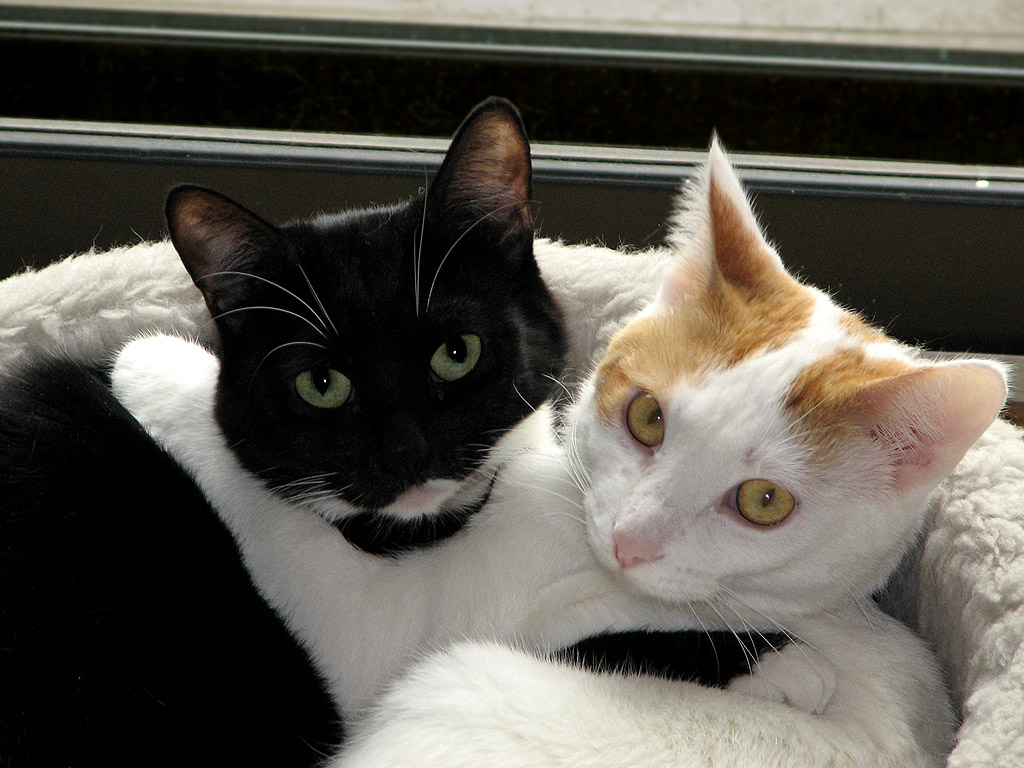
#> input picture data/cats.jpg, 1024 x 768 px
$ jupyter execute --allow-errors python_image_processing.ipynb
#> lines starting #> are read from the running program, lines starting #| are printed output that depends on the picture
# Python and image processing guidelines

The main purpose of this Jupyter notebook is to help you understand the Python basics and enable you to Google whatever you need about Python and the necessary packages to finish this project. The first part of the notebook goes through a part of the Python syntax that I think you should know to successfully finish the project. The second part is about Numpy, Pillow and Matplotlib, which are Python libraries (installed in your virtual environment if you followed the steps in the `README.md` file) crucial for working with matrices, images and plotting.

## Python basics

The first part of this jupyter notebook goes through some of the basic of Python. Always keep in mind that you can find much better structured and much more elaborate learning materials online.

### Variables

[cell 1]
# Integer and Float variables
a = 6
b = 3.5
print(a + b)
# String variables
a = "P"
b = "O3"
print(a+b)
# Special type of strings are f-strings. To create an f-string, add f before the quotes
a = 5
b = f"{a}_4"
print(b)

### Lists
The basic operations on lists are as follows:

[cell 2]
# Defining lists
list_a = [1,2,3,4]
print(list_a)
list_b = [5,6]
print(list_b)
# Concatenating lists
list_ab = list_a + list_b
print(list_ab)
# Appending elements to lists
list_ab.append(7)
print(list_ab)
# Finding index of an element in a Python list
print(list_ab.index(3))

Also, we can create 2 dimensional lists and we can index them as we want

[cell 3]
list_a = [[1,2],[3,4]]
print(list_a)
# We can get the first element as
print(list_a[0])
# We can get the first element, of the first element as
print(list_a[0][0])
# We can get the last element, of the first element as
print(list_a[-1][0])
# If we have a list with bigger length
list_b = [1,2,3,4,5,6,7]
# We can get the first 3 elements as
print(list_b[:3])
# We can get the last 3 elements as
print(list_b[-3:])
# We can get all elements starting from the third element until the second to last element as
print(list_b[2:-1])

### Dictionaries

Similar to HashMap in Java

[cell 4]
dict_a = {"a": 5, "b": 3}
# We can obtain the value of the key "a" as
print(dict_a["a"])
# We can also create dictionaries that store lists as keys (or any object)
dict_a = {"a": [1,2,3,4], "b": [3,4,5,6,7]}
# We can obtain the value of the key "b" and all elements between the first and the last element as
print(dict_a["b"][1:-1])

### If statements

The most basic form of an if-else statement is

[cell 5]
m = 5
n = 3
if m > n:
    print("m is bigger than n")
else:
    print("m is not bigger than n")

You can stack these if-else statements as follows

[cell 6]
m = 5
n = 5
if m > n:
    print("m is bigger than n")
elif m < n:
    print("m is smaller than n")
elif m == n:
    print("m is equal to n")
else:
    print("None of the above :(")

You can also have a fancy way of using if-else statements

[cell 7]
m = 5
n = 5
A = 3 if m == n else 5
print(A)
m = 5
n = 3
A = 3 if m == n else 5
print(A)

### For loops

For loops in Python are done in the following way

[cell 8]
A = [1, 2, 3, 4, 5]
for a in A:
    print(a)

If you also want to get the index of the element

[cell 9]
for index, a in enumerate(A):
    print(f"At index {index} is {a}")

We can also iterate over the elements of a dictionary

[cell 10]
A = {"a": 1, "b":2, "c": 3}
# Iterating over both the keys and values
for key, val in A.items():
    print(key, val)
# Iterating over the keys
for key in A.keys():
    print(key, A[key])
# Iterating over the values (You should not need this as you can obtain the values by indexing the keys)
for val in A.values():
    print(val)

Finnaly, there are cases where a substitute for a for-loop is a list-comprehension

[cell 11]
A = [1, 2, 3, 4, 5]
B = []
for a in A:
    c = a * 3
    B.append(c)
print(B)

# The upper code can be changed as
B = [a * 3 for a in A]
print(B)

Also, using the fancy if-else statements you can do something like: Create a list `B` from list `A` where if the `a` element is bigger than `2` multiply it with `3` otherwise multiply it with `5`.

[cell 12]
B = [a * 3 if a > 2 else a * 5 for a in A]
print(B)

### While statements

The simplest form of a while loop is

[cell 13]
a = 5
while a < 10:
    a += 1
    print(a)

An interesting use-case of while-loops

[cell 14]
A = [1, 2, 3, 4, 5]
while A:
    print(A.pop())

A fancy while loop

[cell 15]
A = [1, 2, 3, 4, 5]
while A:
    print(A.pop())
else:
    print("No more elements in A :(")

### Terminating loops in Python

All Python loops can be easily terminated by including a `break` statement

[cell 16]
for i in range(10):
    if i > 5:
        break
    print(i)

i = 0
while i < 10:
    i += 1
    if i > 5:
        break
    print(i)

### Functions in Python

Functions in Python can be defined by using the special Python keyword `def`

[cell 17]
from typing import List

def num_in_list(A: List[int], num: int):
#> called with num = 5
    for a in A:
        if num in A:
            print("It is in the list")
            break
A = [1, 5, 7, 9]
num = 5
num_in_list(A, num)

## Object oriented programming in Python

Python is an object oriented language meaning that everything is an object. You can create classes, instanciate objects from them, create methods, do composition, inheritance, polymorphism etc.

[cell 18]
# We can create a class that defined a person
class Person:

    # This is the object constructor - it will be called then the object is instantiated
    def __init__(self, first_name: str, last_name: str, age: int):
        self.first_name = first_name
        self.last_name = last_name
        self.age = age

    # We can have a method so that we can increase the years
    def increase_age(self):
        self.age += 1

    # We can have a method to rename the person
    def rename(self, new_fn: str, new_ln: str):
        self.first_name = new_fn
        self.last_name = new_ln

    # We can overload the special method __repr__ so that when we print the person, Python will now what to do
    # This method should return a string
    def __repr__(self):
        return f"{self.first_name} {self.last_name} of age {self.age}"

# We can create the person
person = Person("Gorjan", "Radevski", 26)
# We can print the person
print(person)
# We can increase his age
person.increase_age()
print(person)
# We can rename the person
person.rename("Dusan", "Grujicic")
print(person)

## Linear algebra in Python

In Python, the most convinient way to work with multi dimensional arrays is with Numpy. Therefore the first step would be to import the `numpy` module into the local scope.

[cell 19]
import numpy as np

Then, let us assume that we want to create a 2D array (a matrix). We can do that in the following way:

[cell 20]
A = np.array([[1, 2, 3],[4, 5, 6], [7, 8, 9]])
print(A)
# We can also print its shape
print(A.shape)

Some usefull Numpy commands that you should know of the top of your head are:

- `numpy.zeros(shape=())` creates an array of zeros with the specified shape.
- `numpy.ones(shape=())` creates an array of ones with the specified shape.
- `numpy.eye(shape=())` creates an identity matrix with the specified shape.
- `numpy.random.rand(shape=())` creates an array of random numbers sampled from a uniform distribution.
- `numpy.ndarray.astype(dtype)` converts the data type of the numpy array to the specified data type.

[cell 21]
A = np.zeros((3, 3))
print("A is an array of zeros")
print(A)
A = np.ones((3, 3))
print("A is an array of ones")
print(A)
A = np.eye(3, 3)
print("A is an identity matrix with shape 3x3")
print(A)
A = np.random.rand(3, 3)
print("A is a random matrix")
print(A)
A_int = np.array([1, 2, 3], dtype=np.int32)
A_float = A.astype(np.float32)
print(f"A_int has data type {A_int.dtype} while A_float has {A_float.dtype}")

### Python lists vs numpy ndarrays

Also, `numpy` supports creating `numpy.ndarrays` from a Python `list`. Therefore, there is a huge difference between a Python `list` and a Numpy `ndarray`. A tip would be to always stick to having your data as `numpy.ndarrays`. Check out the example below.

[cell 22]
a = [[1, 2, 3], [4, 5, 6], [7, 8, 9]]
print(f"a has is of type {type(a)}")
print(a)
A = np.array(a)
print(f"While A is of type {type(A)}")
print(A)

### Operation on multidimensional arrays in Numpy

You can perform all possible operations with Numpy arrays:

- `+`, `-`, elementwise multiplication `*`, `/`, `numpy.sqrt()`, `numpy.sin()`, `numpy.cos()`.
- To get the transpose of a numpy ndarray `a` use `a.T`.
- To get the dot-product between two numpy arrays use `numpy.dot(a, b)`.
- For multipling two multidimensional arrays use `numpy.matmul(a, b)`.
- To get the shape of a multidimensional array use `numpy.ndarray.shape`.
- To sum over the rows/columns of a multidimensional array use `numpy.sum(a, dim)`.

[cell 23]
a = np.array([[1, 2, 3], [4, 5, 6], [7, 8, 9]])
b = np.array([[10, 11, 12], [13, 14, 15], [16, 17, 18]])
print("The + between a and b is")
c = a + b
print(c)

print("You can figure out the elementwise multiplication and division on your own :)")

print("The tranpose of a is")
print(a.T)

print("The square root of a is")
c = np.sqrt(a)
print(c)

print("The elementwise sine function on a is")
c = np.sin(a)
print(c)
print("You can figure out the cosine on your own :)")

print("The matrix multiplication of a and b is")
c = np.matmul(a, b)
print(c)

print(f"The shape of a is {a.shape}")
print("If we sum each column in a we get")
c = np.sum(a, axis=1)
print(c)

print("If we sum over each row in a we get")
c = np.sum(a, axis=0)
print(c)

print("If we sum over both the columns and rows")
c = np.sum(np.sum(a, axis=1), axis=0)
print(c)

print("The dot-product of a and b is")
c = np.dot(a, b)
print(c)

### Indexing in multidimensional arrays

Indexing in Numpy's multidimensional starts from 0, which is different from Matlab where it starts from 1. Other useful insights about Numpy's indexing:

- Negative indexing can be done to take the elements from the end of the array.
- By providing `numpy.ndarray[:n]` we can index all elements up until the n-th element in the array.
- By providing `numpy.ndarray[-n:]` we can index the last n elements in the array.

[cell 24]
c = a.copy() # Taking the deep copy of the a numpy.ndarray
print("The element with index 0,2 will take the value of 99.")
c[0, 2] = 99
print(c)
print("The last row and column wise element will take the value of 77.")
c[-1, -1] = 77
print(c)
print("The first 2 elements of the first row will be 0.")
c[0, :2] = 0
print(c)
print("The last two elements of the last row will be 44.")
c[-1, -2:] = 44
print(c)

## Advanced operations on Numpy arrays

You can also perform a lot of advanced operations on numpy arrays, for example:

- To obtain the inverse of array `a` use: `numpy.linalg.inv(a)`.
- To obtain the determinant of array `a` use: `numpy.linalg.det(a)`.
- To obtain the eigenvectors and eigenvalues of `a` use: `numpy.linalg.eig`.

[cell 25]
a = np.array([[1, 2, 3], [4, 5, 6], [7, 8, 9]])

print("The inverse of a is:")
#> (the rest of this cell did not finish here and is left out)

I would suggest you play a bit more with these things to fully understand them. Also, the [Numpy documentation](https://docs.scipy.org/doc/numpy/reference/arrays.indexing.html) is an awesome source so check it out.

### Logical operations on Numpy arrays

All logical operations are also applicable on Numpy arrays:

- equality `==`
- indequality `!=`
- bigger `>`
- smaller `<`
- bigger and equal `>=`
- smaller and equal `<=`

[cell 26]
c = (a == b)
print("c contains True and False depending on the elementwise equality of the elements of a and b")
print(c)
aa = a.copy()
aa[0,2] = 77
c = (aa >= b)
print("c contains True and False depending on the elementwise >= of the elements of aa and b")
print(c)
print("Play around with the other operators on your own :)")

### Working with images in Python

- A lightweight, convinent library for basic image manipulation is [Pillow](https://pillow.readthedocs.io/en/stable/). Pillow provides easy to use methods for image loading, conversion, and image transformation. Therefore, the first step is to load `Pillow` and the `Pillow.Image` module.

- When it comes to displaying images and all kinds of figures in Python, the go-to library is `matplotlib`.

[cell 27]
import PIL
from PIL import Image
import matplotlib.pyplot as plt

To load a PIL image and then display it:

[cell 28]
image_pil = Image.open("../data/cats.jpg")
#> image_pil is the input picture: PIL image 1024x768 RGB; mean R, G, B 92.2, 88.3, 80.3
image_pil.show()

However, I would recommend using `matplotlib` to display images. To use `matplotlib`, you should first transform the image to a `numpy.ndarray` and then display it with `matplotlib`. The conversion between `PIL` and `matplotlib` is seamless.

[cell 29]
image_np = np.asarray(image_pil)
plt.imshow(image_np)

Using `numpy`, `PIL` and `matplotlib` we can create, edit and display all kinds of images we want

[cell 30]
# Create a random image
random_image = np.random.randint(low=0, high=255, size=(224, 224))
# Display the image
plt.imshow(random_image, cmap="gray")
# Load the image again
cats_image = Image.open("../data/cats.jpg")
# Resize the image
cats_image = cats_image.resize(size=(112, 112))
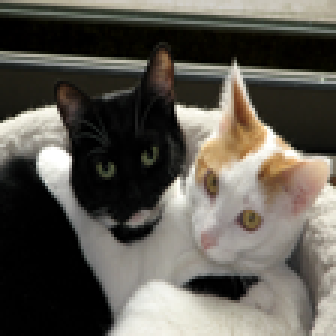
#> cats_image: PIL image 112x112 RGB (shown 3 times larger); mean R, G, B 92.2, 88.3, 80.4
# Convert it to a grayscale image
cats_image = cats_image.convert(mode="L")
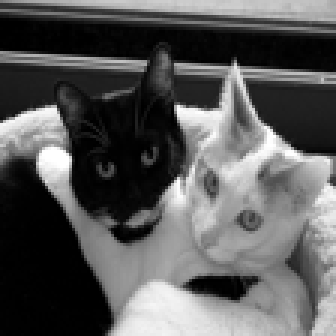
#> cats_image: PIL image 112x112 L (shown 3 times larger); min 0, max 255, mean 88.6
# Convert it to a numpy array
cats_image = np.asarray(cats_image)
# Add the image to to the upper left corner of the random image
random_image[:112, :112] = cats_image
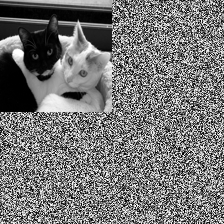
#> random_image: shape (224, 224) int64; min 0, max 255, mean 117.7
# Display the new image
plt.imshow(random_image, cmap='gray')
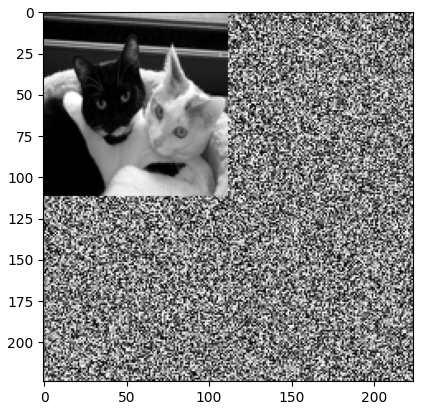
#> figure drawn by matplotlib, 1 panel

One thing to rememeber, once the image is converted to a `numpy.ndarray` all `numpy.ndarray` transformations are relevant. Back to `PIL` and `PIL.Image` related transformations.

[cell 31]
# Load the image again
cats_image = Image.open("../data/cats.jpg")
# Rotate the image
cats_image = cats_image.rotate(45)
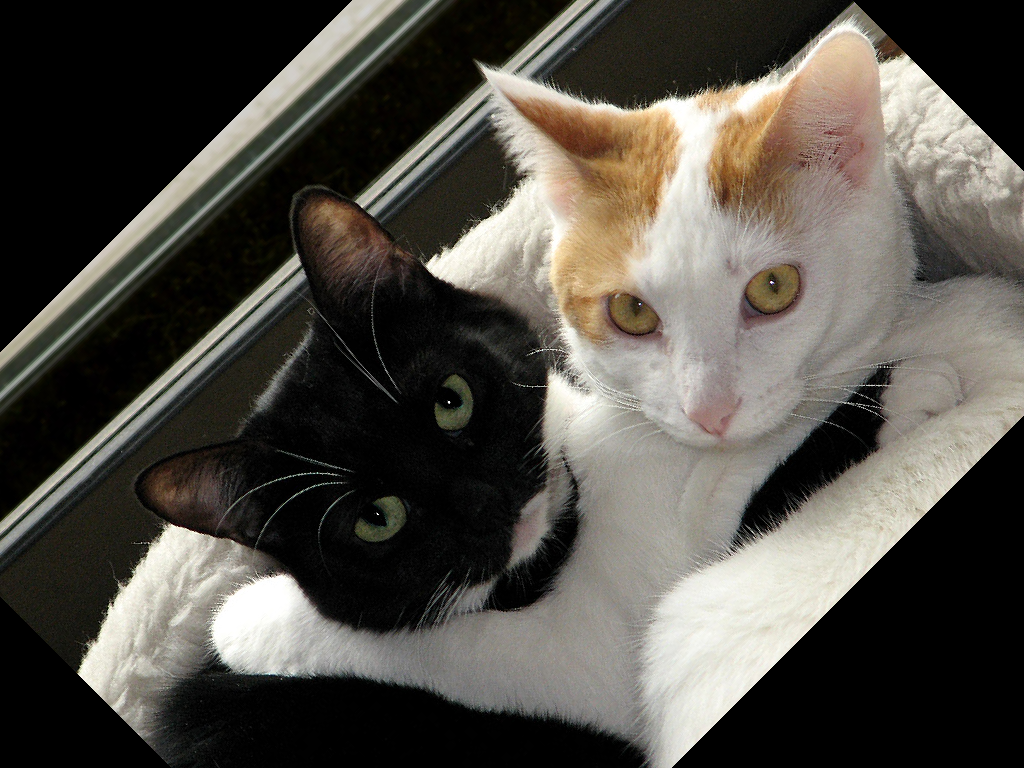
#> cats_image: PIL image 1024x768 RGB; mean R, G, B 82.2, 78.4, 71.5
# Convert it to a numpy array
cats_image = np.asarray(cats_image)
# Display it
plt.imshow(cats_image)
